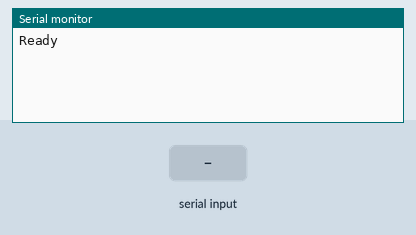
A sketch run on a simulated Arduino Uno, built with avr-gcc and run on an emulated ATmega328P. Parts: the last lines printed to the serial monitor. The test bench sets the inputs (shaded band).

Above: at 1.2 s.
1.3 s: "1" received over Serial
At 2.2 s:
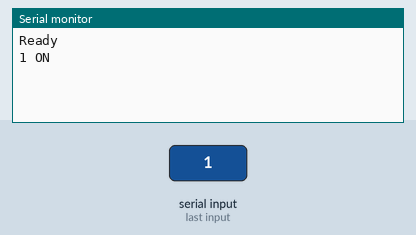
3.2 s: "2" received over Serial
At 4.8 s:
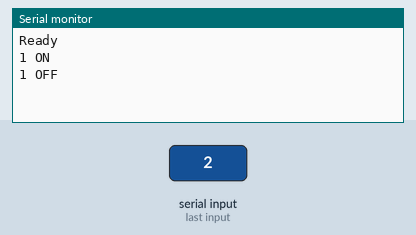
5.1 s: "9" received over Serial
At 6.2 s:
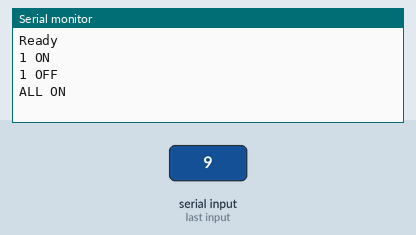
7.0 s: "0" received over Serial
At 8.9 s:
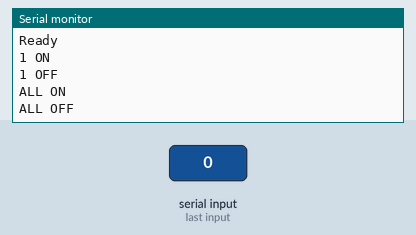

The sketch:

sketch_nov04b.ino
```cpp
/*
 Example for different sending methods

http://code.google.com/p/rc-switch/

 Edit by jfrmilner for Energenie PowerStrip using Serial input
*/

#include <RCSwitch.h>

RCSwitch mySwitch = RCSwitch();
byte inByte = 0;
void setup() {

 Serial.begin(9600);

 // Transmitter is connected to Arduino Pin #10
 mySwitch.enableTransmit(10);

// Optional set pulse length.
 // mySwitch.setPulseLength(320);

 // Optional set protocol (default is 1, will work for most outlets)
 // mySwitch.setProtocol(2);

 // Optional set number of transmission repetitions.
 // mySwitch.setRepeatTransmit(15);

 Serial.println("Ready"); // Ready to receive commands
}

void loop() {
 /* Switch using decimal code */
 if(Serial.available() > 0) { // A byte is ready to receive
 inByte = Serial.read();
 if(inByte == '1') { // byte is '1'
 mySwitch.send(4314015, 24);
 Serial.println("1 ON");
 }
 else if(inByte == '2') { // byte is '2'
 mySwitch.send(4314014, 24);
 Serial.println("1 OFF");
 }
 else if(inByte == '3') { // byte is '3'
 mySwitch.send(1298439, 24);
 Serial.println("2 ON");
 }
 else if(inByte == '4') { // byte is '4'
 mySwitch.send(1298438, 24);
 Serial.println("2 OFF");
 }
 else if(inByte == '5') { // byte is '5'
 mySwitch.send(4314011, 24);
 Serial.println("3 ON");
 }
 else if(inByte == '6') { // byte is '6'
 mySwitch.send(4314010, 24);
 Serial.println("3 OFF");
 }
 else if(inByte == '7') { // byte is '7'
 mySwitch.send(4314003, 24);
 Serial.println("4 ON");
 }
 else if(inByte == '8') { // byte is '8'
 mySwitch.send(4314002, 24);
 Serial.println("4 OFF");
 }
 else if(inByte == '9') { // byte is '9'
 mySwitch.send(4314013, 24);
 Serial.println("ALL ON");
 }
 else if(inByte == '0') { // byte is '0'
 mySwitch.send(4314012, 24);
 Serial.println("ALL OFF");
 }
 else { // byte isn't known
 Serial.println("Unknown");
 }
 }
}
```

Measured:
- after the input at 1.3 s, the serial monitor: prints a new line after 0.45 s (image 1)
- after the input at 3.2 s, the serial monitor: prints a new line after 0.45 s (image 2)
- after the input at 5.1 s, the serial monitor: prints a new line after 0.45 s (image 3)
- after the input at 7.0 s, the serial monitor: prints a new line after 0.45 s (image 4)
